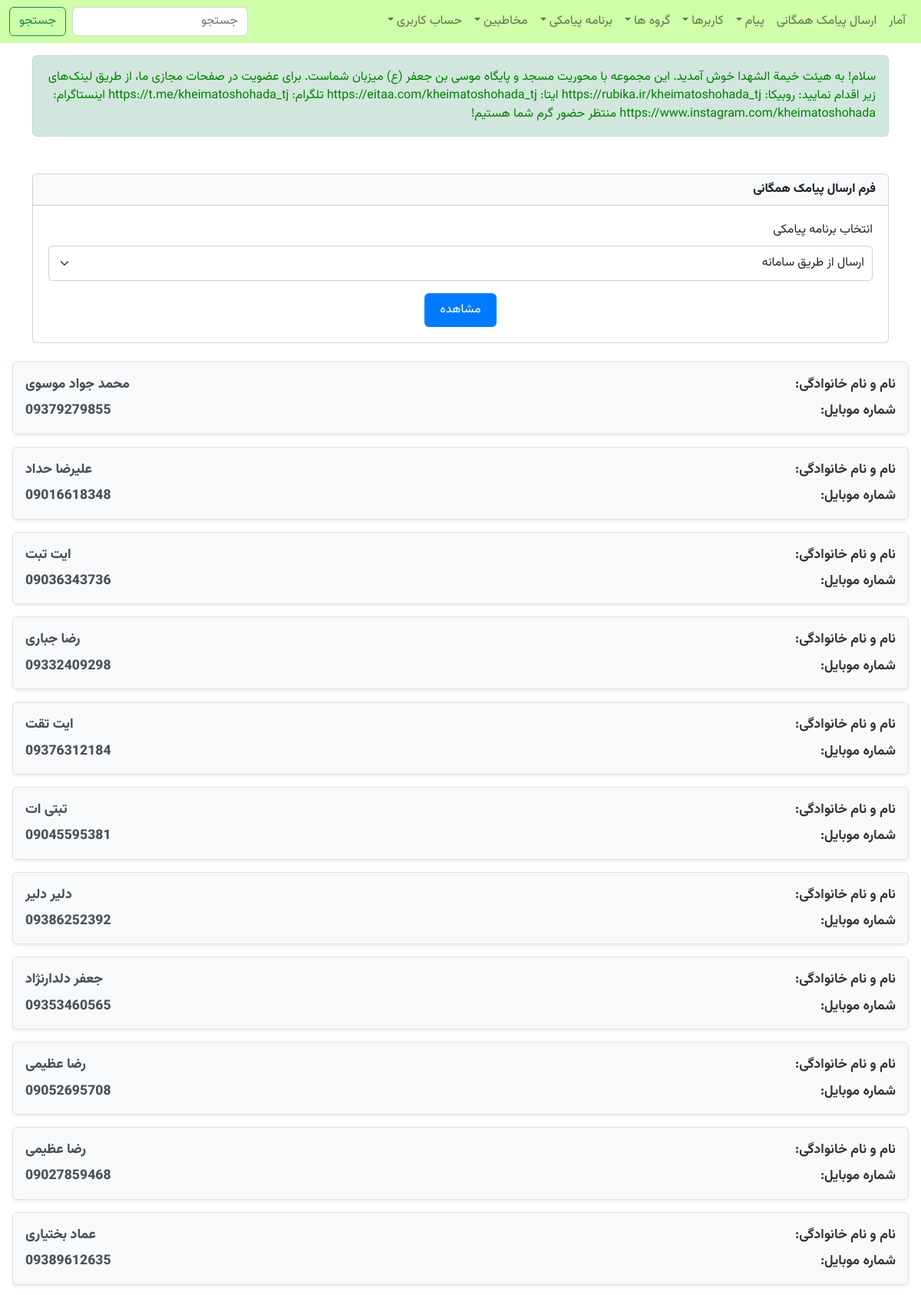
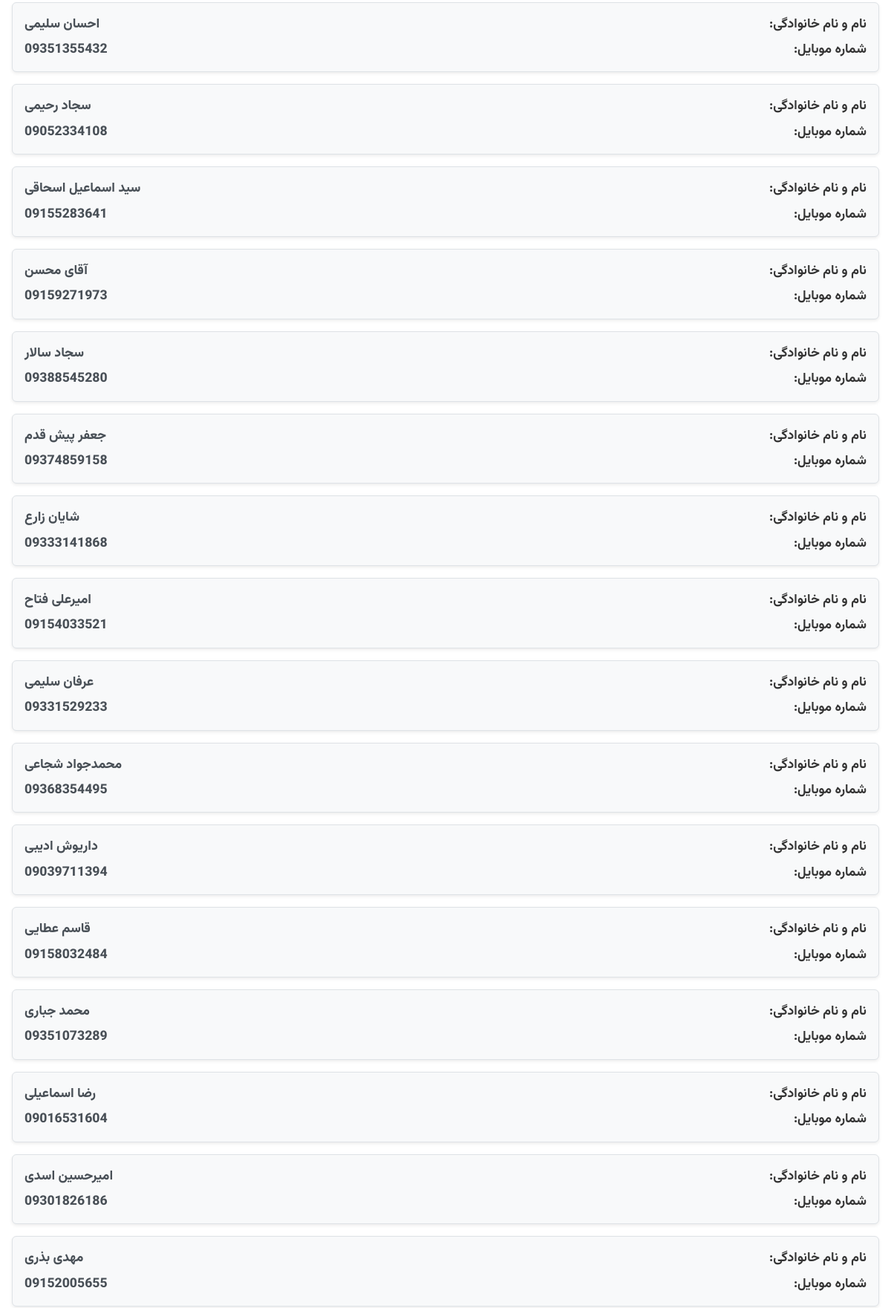
The app's page /sender/list_contacts_in_task_user/ (signed in, upper part) with its own data (2 pictures, top to bottom).
### text_messages/models.py (models this page shows, shortened)
class Message(models.Model):
    MESSAGE_TYPE_CHOICES = [
        ('همگانی', 'همگانی'),
        ('فردی', 'فردی'),
    ]
    text = models.TextField(verbose_name="متن پیام")
    organization = models.ForeignKey("organizations.Organization", on_delete=models.SET_NULL, null=True, blank=True,
                                     verbose_name="سازمان")
    created_by = models.ForeignKey(User, on_delete=models.CASCADE, verbose_name="ایجاد کننده")
    message_type = models.CharField(max_length=10, choices=MESSAGE_TYPE_CHOICES, verbose_name="نوع ارسال پیام")
    is_approved = models.BooleanField(default=False, verbose_name="آیا پیام تایید شده است؟")
    created_at = models.DateTimeField(default=timezone.now, verbose_name="تاریخ ایجاد")
    groups = models.ManyToManyField(Group, blank=True, null=True, verbose_name="گروه‌های مرتبط")  # فیلد جدید
    class Meta:
        verbose_name = 'پیام'
        verbose_name_plural = 'پیام‌ها'

### contacts/models.py (models this page shows, shortened)
class Contact(models.Model):
    GENDER_CHOICES = [
        ('مرد', 'مرد'),
        ('زن', 'زن'),
    ]
    first_name = models.CharField(max_length=150, verbose_name="نام")
    last_name = models.CharField(max_length=150, verbose_name="نام خانوادگی")
    phone_number = models.CharField(max_length=15, verbose_name="شماره تلفن همراه")
    gender = models.CharField(max_length=6, choices=GENDER_CHOICES, verbose_name="جنسیت")
    created_by = models.ForeignKey(User, on_delete=models.SET_NULL, null=True, verbose_name="کاربر ایجاد کننده")
    groups = models.ManyToManyField(Group, verbose_name="گروه‌ها", related_name="contacts")
    organization = models.ForeignKey(Organization, on_delete=models.CASCADE, verbose_name="سازمان",
                                     related_name="contacts")
    created_at = models.DateTimeField(default=timezone.now, verbose_name="تاریخ ایجاد")
    class Meta:
        verbose_name = 'مخاطب'
        verbose_name_plural = 'مخاطبین'

### sender/views.py (the view, shortened to what this page needs)
# urls.py: path('list_contacts_in_task_user/', ListContactsInTaskUser.as_view(), name='list_contacts_in_task_user'),
class ListContactsInTaskUser(BulkSMSAccessRequiredMixin, View):
    def get(self, request):
        if not request.user.is_authenticated:
            return redirect('login')
        user = request.user
        sms_program = request.GET.get('sms_program')
        user_tasks = UserTask.objects.filter(assigned_user=user)
        if not user_tasks.exists():
            return render(request, 'sender/send_bulk_sms.html', {'user_tasks': None, 'contacts': None})
        first_user_task = user_tasks.first()
        contacts = first_user_task.contacts.all() if first_user_task else None
        selected_sms_program = first_user_task.sms_program
        message = selected_sms_program.message.text  # دریافت متن پیام از برنامه پیامکی
        return render(request, 'sender/send_bulk_sms.html', {
            'user_tasks': user_tasks,
            'contacts': contacts,
            'selected_user_tasks': first_user_task.id if first_user_task else None,
            'message': message  # ارسال متن پیام به قالب
        })

### sender/mixins.py (called while the page is built)
    @method_decorator(login_required)
    def dispatch(self, request, *args, **kwargs):
        if not request.user.can_send_bulk_sms:
            raise PermissionDenied("شما مجاز به دسترسی به این صفحه نیستید.")
        return super().dispatch(request, *args, **kwargs)

### sender/templates/sender/send_bulk_sms.html (shortened to what this page needs)
{% extends 'base.html' %}
{% load static %}
{% block content %}
    {% if message %}
        <div class="container mt-3">
            <div class="alert alert-success" role="alert" style="color: green;">
                {{ message }}
            </div>
        </div>
    {% endif %}
    {% if user_tasks %}
        <div class="container mt-5">
            <div class="card">
                <div class="card-header" style="background-color: #f8f9fa; font-weight: bold;">فرم ارسال پیامک همگانی</div>
                <div class="card-body" style="padding: 20px;">
                    <form method="get">
                        <div class="mb-3">
                            <label for="sms_program" class="form-label" style="font-size: 1rem;">انتخاب برنامه پیامکی</label>
                            <select id="sms_program" name="sms_program" class="form-select" required
                                    style="border-radius: 5px; padding: 10px;">
                                {% for task in user_tasks %}
                                    <option value="{{ task.sms_program.id }}"
                                            {% if task.id == selected_user_tasks %}selected{% endif %}>
                                        {{ task.sms_program.name }}
                                    </option>
                                {% endfor %}
                            </select>
                        </div>
                        <div class="d-flex justify-content-center">
                            <button type="submit" class="btn btn-primary"
                                    style="font-size: 1rem; padding: 10px 20px; background-color: #007bff; border: none;">
                                مشاهده
                            </button>
                        </div>
                    </form>
                </div>
            </div>
        </div>
    {% else %}
        <div class="container mt-3">
            <div class="alert alert-warning" role="alert" style="color: #856404; background-color: #fff3cd;">
                هیچ برنامه پیامکی موجود برای شما وجود ندارد.
            </div>
        </div>
    {% endif %}
    {% if contacts %}
        <div class="contact-list mt-4">
            {% for contact in contacts %}
                <div class="shadow-sm p-3 mb-3 mx-3 bg-light rounded d-flex justify-content-between align-items-center"
                     style="transition: all 0.3s ease; border: 1px solid #dee2e6; padding: 20px;">
                    <div class="d-flex flex-column w-100">
                        <div class="d-flex justify-content-between mb-2">
                            <span style="font-size: 1.1rem; font-weight: 600; color: #333;">نام و نام خانوادگی:</span>
                            <span class="fw-bold" style="font-size: 1.1rem; color: #495057;">
                                {% if contact.gender == "زن" %}
                                    خانم {{ contact.last_name }}
                                {% else %}
                                    {{ contact.first_name }} {{ contact.last_name }}
                                {% endif %}
                            </span>
                        </div>
                        <div class="d-flex justify-content-between">
                            <span style="font-size: 1.1rem; font-weight: 600; color: #333;">شماره موبایل:</span>
                            <span dir="ltr" class="fw-bold phone-number" style="font-size: 1.1rem; color: #495057;">
                                {{ contact.phone_number }}
                            </span>
                        </div>
                    </div>
                </div>
            {% endfor %}
        </div>
    {% endif %}
{% endblock %}

### static/css/style.css (style rules this page uses)
body { margin: 0; font-family: vazir, sans-serif; }
.fw-bold { font-weight: bold; }
.contact-list { overflow: auto; }

### records on screen
Message: text "سلام! به هیئت خیمة الشهدا خوش آمدید. این مجموعه با محوریت مسجد و پایگاه موسی بن جعفر (ع) میزبان شماست. برای عضویت در صفحات مجازی ما، از طریق لینک‌های زیر اقدام نمایید: روبیکا: https://rubika.ir/kheimatoshohada_tj ایتا: https://eitaa.com/kheimatoshohada_tj تلگرام: https://t.me/kheimatoshohada_tj اینستاگرام: https://www.instagram.com/kheimatoshohada منتظر حضور گرم شما هستیم!"
Contact: first_name "محمد جواد", last_name "موسوی", phone_number "09379279855"
Contact: first_name "علیرضا", last_name "حداد", phone_number "09016618348"
Contact: first_name "ایت", last_name "تبت", phone_number "09036343736"
Contact: first_name "رضا", last_name "جباری", phone_number "09332409298"
Contact: first_name "ایت", last_name "تقت", phone_number "09376312184"
Contact: first_name "تبتی", last_name "ات", phone_number "09045595381"
Contact: first_name "دلیر", last_name "دلیر", phone_number "09386252392"
Contact: first_name "جعفر", last_name "دلدارنژاد", phone_number "09353460565"
Contact: first_name "رضا", last_name "عظیمی", phone_number "09052695708"
Contact: first_name "رضا", last_name "عظیمی", phone_number "09027859468"
Contact: first_name "عماد", last_name "بختیاری", phone_number "09389612635"
Contact: first_name "احسان", last_name "سلیمی", phone_number "09351355432"
Contact: first_name "سجاد", last_name "رحیمی", phone_number "09052334108"
Contact: first_name "سید اسماعیل", last_name "اسحاقی", phone_number "09155283641"
Contact: first_name "آقای", last_name "محسن", phone_number "09159271973"
Contact: first_name "سجاد", last_name "سالار", phone_number "09388545280"
Contact: first_name "جعفر", last_name "پیش قدم", phone_number "09374859158"
Contact: first_name "شایان", last_name "زارع", phone_number "09333141868"
Contact: first_name "امیرعلی", last_name "فتاح", phone_number "09154033521"
Contact: first_name "عرفان", last_name "سلیمی", phone_number "09331529233"
Contact: first_name "محمدجواد", last_name "شجاعی", phone_number "09368354495"
Contact: first_name "داریوش", last_name "ادیبی", phone_number "09039711394"
Contact: first_name "قاسم", last_name "عطایی", phone_number "09158032484"
Contact: first_name "محمد", last_name "جباری", phone_number "09351073289"
Contact: first_name "رضا", last_name "اسماعیلی", phone_number "09016531604"
Contact: first_name "امیرحسین", last_name "اسدی", phone_number "09301826186"
Contact: first_name "مهدی", last_name "بذری", phone_number "09152005655"

### other values on screen
form field sms_program "ارسال از طریق سامانه"
